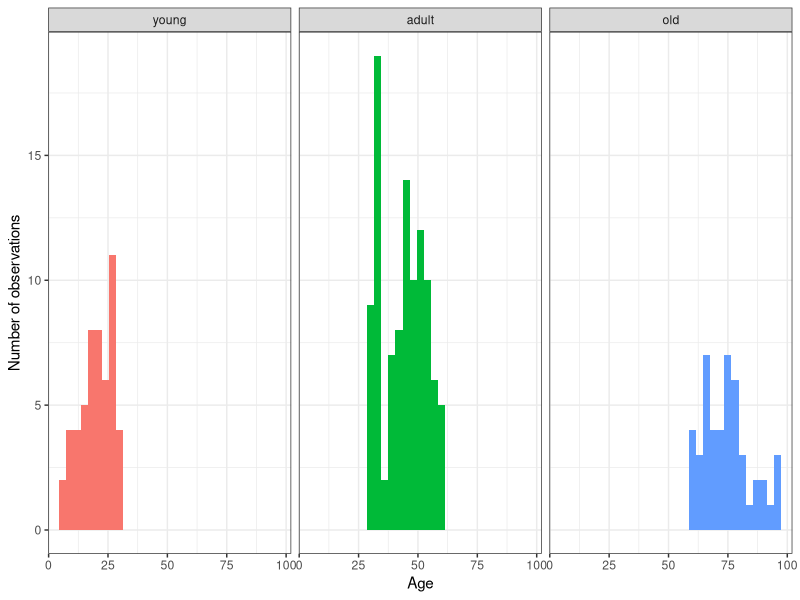

This chart was generated by the following R code:
## ---- chunk 1
## Set chunk settings
knitr::opts_chunk$set(echo = FALSE, 
                      message=FALSE, 
                      warning = FALSE)

library(tidyverse)
library(vroom)
library(knitr)
## ---- chunk 2
# Read data from individual folders
nov = vroom(file = "../data/gisaid_auspice_input_hcov-19_from_nov6_to_nov30/1624635717282.metadata.tsv",
            delim = "\t")
dic_1 = vroom(file = "../data/gisaid_auspice_input_hcov-19_from_dic1_to_dic21/1624636659036.metadata.tsv",
              delim = "\t")
dic_2 = vroom(file = "../data/gisaid_auspice_input_hcov-19_from_dic22_to_dic31/1624637018593.metadata.tsv",
              delim = "\t")
jan = vroom(file = "../data/gisaid_auspice_input_hcov-19_from_jan1_to_jan17/1624637297277.metadata.tsv",
            delim = "\t")

# Bind data and correct
data = bind_rows(nov,
                 dic_1,
                 dic_2,
                 jan) %>% 
  filter(date > as.Date("2020-11-14")) %>% 
  filter(age != "unknown",
         age != "unkown") %>% 
  mutate(age = as.integer(age),
         age_group = case_when(age < 30 ~ "young",
                              (age >= 30 & age < 60) ~ "adult",
                               age >= 60 ~ "old"))

# Set binwidth
bw = 3

# Summary table
data %>%
  group_by(age_group) %>% 
  summarise(count = n(),
            mean = mean(age),
            median = median(age),
            sd = sd(age),
            min = min(age),
            max = max(age)) %>% 
  arrange(min) %>% 
  kable(col.names = c("Country", 
                      "Number of observations",
                      "Mean",
                      "Median",
                      "Standard Deviation",
                      "Min",
                      "Max"),
        caption = "Summary statistics regarding the age of the individuals and age groups considered.")

# Filter out observations that are not age annotated and plot
data %>% 
  mutate(age_group = fct_relevel(age_group, "young", "adult", "old")) %>% 
  ggplot(aes(age, fill = age_group)) + 
  geom_histogram(binwidth = bw) +
  facet_wrap(~age_group, ncol = 3) +
  theme_bw() +
  theme(plot.title = element_text(hjust = 0.5),
        legend.position = "none") +
  labs(x = "Age", 
       y = "Number of observations")
